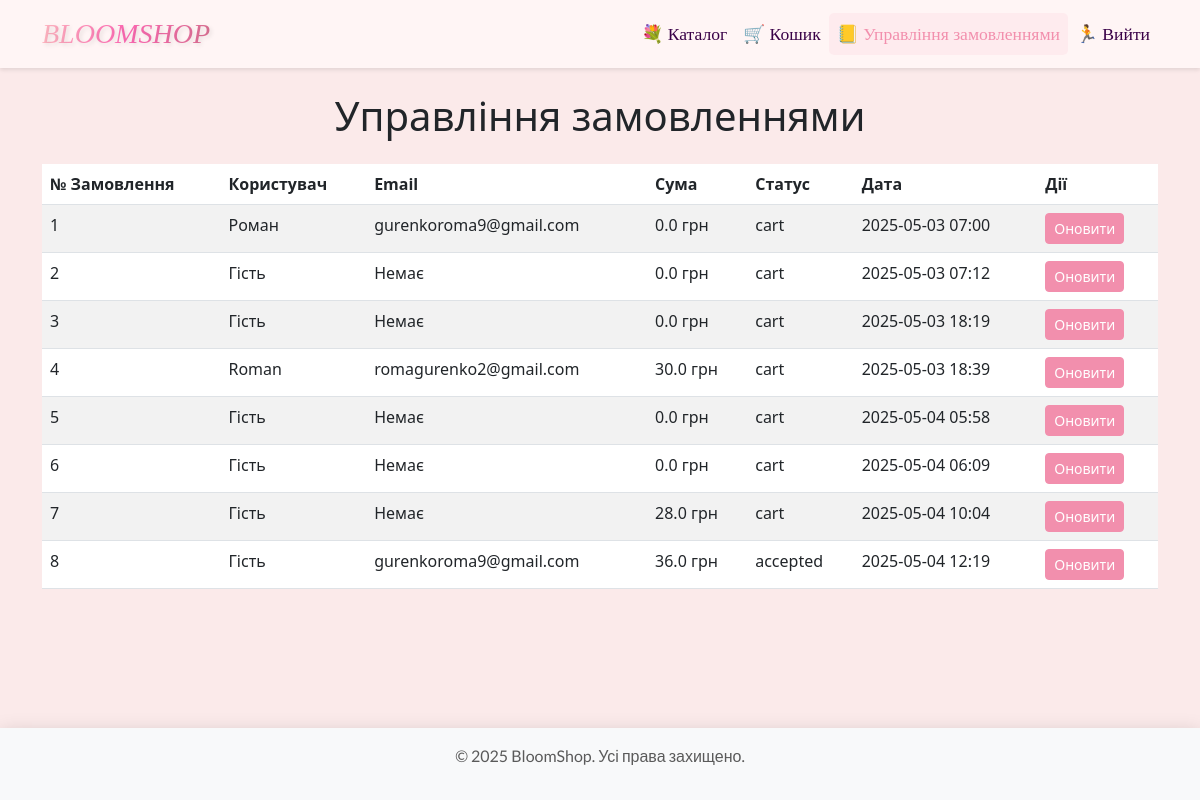
Page /admin/orders (signed in) on the earlier database version.
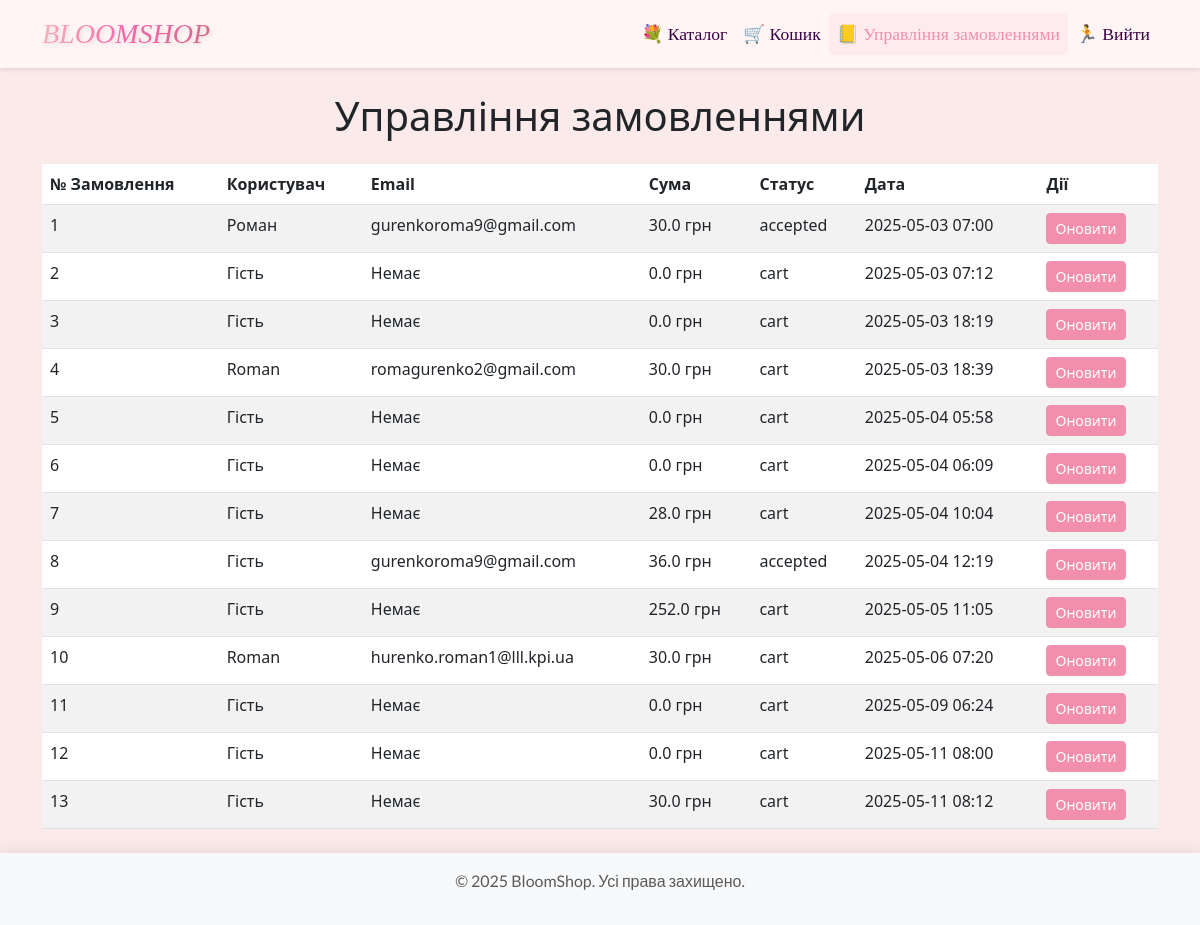
Same page on the later database version.
### app.py (models this page shows, shortened)
class Order(db.Model):
    id = db.Column(db.Integer, primary_key=True)
    user_id = db.Column(db.Integer, db.ForeignKey('user.id'), nullable=True)
    status = db.Column(db.String(50), default='cart')
    total_price = db.Column(db.Float, default=0.0)
    delivery_method = db.Column(db.String(50), nullable=True)
    payment_method = db.Column(db.String(50), nullable=True)
    address = db.Column(db.Text, nullable=True)
    email = db.Column(db.String(120), nullable=True)
    created_at = db.Column(db.DateTime, default=datetime.now(UTC))
    user = db.relationship('User', backref='orders')
    items = db.relationship('OrderItem', backref='order', lazy=True)

class User(db.Model):
    id = db.Column(db.Integer, primary_key=True)
    name = db.Column(db.String(100), nullable=False)
    email = db.Column(db.String(120), unique=True, nullable=False)
    phone = db.Column(db.String(20), nullable=True)
    address = db.Column(db.Text, nullable=True)
    password = db.Column(db.String(60), nullable=False)
    is_admin = db.Column(db.Boolean, default=False)

### app.py (the view)
@app.route('/admin/orders')
@admin_required
def admin_orders():
    orders = Order.query.all()
    return render_template('admin_orders.html', orders=orders)

### app.py (called while the page is built)
def admin_required(f):
    @wraps(f)
    def decorated_function(*args, **kwargs):
        if 'user_id' not in session:
            return redirect(url_for('login', next=request.url))
        user = User.query.get(session['user_id'])
        if not user or not user.is_admin:
            return render_template('error.html', error='Доступ дозволено лише адміністраторам.')
        return f(*args, **kwargs)
    return decorated_function

@app.before_request
def load_user():
    g.user = None
    if 'user_id' in session:
        g.user = User.query.get(session['user_id'])

### templates/admin_orders.html (shortened to what this page needs)
{% extends 'base.html' %}
{% block content %}
<section class="container my-4">
    <h1 class="text-center mb-4">Управління замовленнями</h1>
    {% if orders %}
        <table class="table table-striped">
            <thead>
            <tr>
                <th>№ Замовлення</th>
                <th>Користувач</th>
                <th>Email</th>
                <th>Сума</th>
                <th>Статус</th>
                <th>Дата</th>
                <th>Дії</th>
            </tr>
            </thead>
            <tbody>
            {% for order in orders %}
                <tr>
                    <td>{{ order.id }}</td>
                    <td>{{ order.user.name if order.user else 'Гість' }}</td>
                    <td>{{ order.email or (order.user.email if order.user else 'Немає') }}</td>
                    <td>{{ order.total_price }} грн</td>
                    <td>{{ order.status }}</td>
                    <td>{{ order.created_at.strftime('%Y-%m-%d %H:%M') }}</td>
                    <td>
                        <a href="{{ url_for('admin_order_update', order_id=order.id) }}" class="btn btn-sm btn-primary">Оновити</a>
                    </td>
                </tr>
            {% endfor %}
            </tbody>
        </table>
    {% else %}
        <p class="text-center">Замовлення відсутні.</p>
    {% endif %}
</section>
{% endblock %}

### templates/base.html (shortened to what this page needs)
<!DOCTYPE html>
<html lang="uk">
<head>
    <link href="https://cdn.jsdelivr.net/npm/bootstrap@5.3.0/dist/css/bootstrap.min.css" rel="stylesheet">
    <link href="{{ url_for('static', filename='css/style.css') }}" rel="stylesheet">
</head>
<body class="d-flex flex-column min-vh-100">
    {% include 'navbar.html' %}
    <main class="flex-grow-1">
        {% block content %}
        {% endblock %}
    </main>
    <footer class="footer bg-light text-center py-3">
        <p>© 2025 BloomShop. Усі права захищено.</p>
    </footer>
</body>
</html>

### templates/navbar.html (shortened to what this page needs)
<nav class="navbar navbar-expand-lg navbar-light bg-light">
    <div class="container">
        <a class="navbar-brand" href="/">BLOOMSHOP</a>
        <div class="collapse navbar-collapse" id="navbarNav">
            <ul class="navbar-nav ms-auto">
                <li class="nav-item {% if request.endpoint == 'flowers' %}active{% endif %}">
                    <a class="nav-link" href="/flowers">&#128144 Каталог</a>
                </li>
                <li class="nav-item {% if request.endpoint == 'cart' %}active{% endif %}">
                    <a class="nav-link" href="/cart">&#128722 Кошик</a>
                </li>
                {% if session.user_id %}
                    {% if g.user.is_admin %}
                    <li class="nav-item {% if request.endpoint in ['admin_orders', 'admin_order_update'] %}active{% endif %}">
                        <a class="nav-link" href="/admin/orders">&#128210 Управління замовленнями</a>
                    </li>
                    {% endif %}
                    <li class="nav-item">
                        <a class="nav-link" href="/logout" onclick="return confirm('Ви впевнені, що хочете вийти?');">🏃 Вийти</a>
                    </li>
                {% endif %}
            </ul>
        </div>
    </div>
</nav>

### static/css/style.css (style rules this page uses)
:root { --primary-color: #F28FAD; --secondary-color: #D4E4D4; --navbar-bg: #FFF5F5; }
body { margin: 0; min-height: 100vh; display: flex; flex-direction: column; background-color: #fbeaea; }
main { flex-grow: 1; }
.footer { background-color: #FFF5F5; color: #5A5A5A; padding: 1rem 0; width: 100%; text-align: center; font-family: 'Lato', sans-serif; box-shadow: 0 8px 4px 0 rgba(0, 0, 0, 0.2), 0 6px 20px 0 rgba(0, 0, 0, 0.19); }
.navbar-light { background-color: var(--navbar-bg) !important; box-shadow: 0 2px 4px rgba(0, 0, 0, 0.1); }
.nav-link { color: #390047 !important; font-family: "Segoe UI Semibold", serif; font-size: 1.1rem; padding: 0.5rem 1rem; position: relative; transition: all 0.3s ease; }
.nav-link::after { content: ''; position: absolute; width: 0; height: 2px; bottom: 0; left: 50%; background-color: var(--primary-color); transition: all 0.3s ease; transform: translateX(-50%); }
.nav-item.active .nav-link { color: var(--primary-color) !important; background-color: rgba(242, 143, 173, 0.1); border-radius: 5px; }
.navbar-brand { font-family: 'Century Gothic', cursive; font-size: 28px; font-style: italic; color: #ff69b4; text-shadow: 2px 2px 4px rgba(0, 0, 0, 0.1); background: linear-gradient(90deg, #ffb6c1, #ff69b4, #db7093); -webkit-background-clip: text; -webkit-text-fill-color: transparent; animation: shine 3s infinite linear; display: inline-block; }
.btn-primary { background-color: var(--primary-color); border-color: var(--primary-color); transition: all 0.3s ease; }

Differences in the rows shown:
changed Order "Роман": total_price "0.0" → "30.0"; status "cart" → "accepted"
added Order: id "9", user "Гість", email "Немає", total_price "252.0", status "cart", created_at "2025-05-05 11:05"
added Order: id "10", user "Roman", email.email "hurenko.roman1@lll.kpi.ua", total_price "30.0", status "cart", created_at "2025-05-06 07:20"
added Order: id "11", user "Гість", email "Немає", total_price "0.0", status "cart", created_at "2025-05-09 06:24"
added Order: id "12", user "Гість", email "Немає", total_price "0.0", status "cart", created_at "2025-05-11 08:00"
added Order: id "13", user "Гість", email "Немає", total_price "30.0", status "cart", created_at "2025-05-11 08:12"
